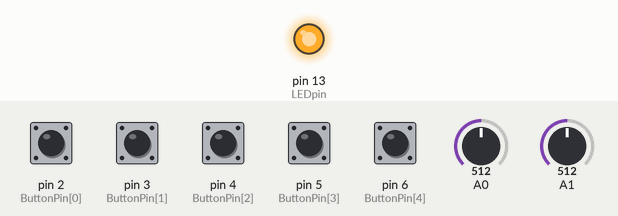
The sketch below on a simulated Arduino Uno, built with avr-gcc and run on an emulated ATmega328P. Parts: output pins drawn as LEDs (lit = HIGH). Inputs (shaded band) come from the test bench; at power-on: pin 2 (ButtonPin[0]), pin 3 (ButtonPin[1]), pin 4 (ButtonPin[2]), pin 5 (ButtonPin[3]), pin 6 (ButtonPin[4]) LOW, A0 = 512, A1 = 512. What the sketch prints to the serial monitor is not drawn.

Above: at 0.1 s.
At 3.7 s:
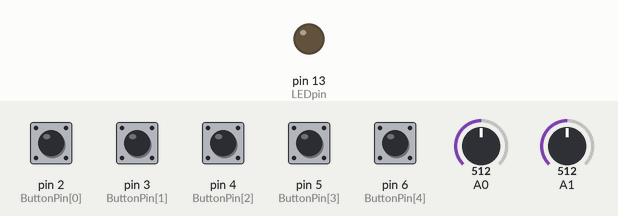
3.8 s: A0 set to 716
5.3 s: A1 set to 306
6.8 s: pin 2 (ButtonPin[0]) pulled HIGH for 0.15 s
8.4 s: pin 3 (ButtonPin[1]) pulled HIGH for 0.15 s
10.0 s: pin 4 (ButtonPin[2]) pulled HIGH for 0.15 s
11.6 s: pin 5 (ButtonPin[3]) pulled HIGH for 0.15 s
Timing chart, 0 to 14.2 s (numbered marks = the images above; inputs shaded):
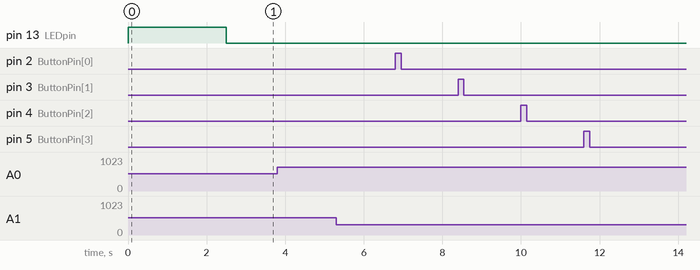

Measured:
- after the input at 3.8 s, every drawn part: stays the same
- after the input at 5.3 s, every drawn part: stays the same
- after the input at 6.8 s, every drawn part: stays the same
- after the input at 8.4 s, every drawn part: stays the same
- after the input at 10.0 s, every drawn part: stays the same
- after the input at 11.6 s, every drawn part: stays the same

The sketch:

ArduDJ.ino
```cpp
/*
 * Author: a forum user that I don't remember and matitalatina
 *
 */


//  define LED:
#define LEDpin 13

// define MIDI Parameters
#define btnON 144
#define btnOFF 128

// define Setup Time in ms(for optic sensors)
#define setupTime 2500

// Variables
/************************
 *  Define Hold Buttons *
 ************************/
// Set pins with this behaviour
int ButtonPin[5] = {
  2,3,4,5,6};

// Set numbers of inputs with this behavior
// it takes the first pins of the array setted above
int inputBtnNumber = 0;

// Do not Change
boolean ButtonValue[5] = {
  0,0,0,0,0};
boolean lastButtonValue[5]={
  0,0,0,0,0};
int noteButton[5]={
  10,11,12,13,14};


/********************************
 *  Define Toggle Type Buttons  *
 ********************************/
 // Set pins with this behaviour
int ButtonTogglePin[5] = {
  2,3,4,5,6};

// Set numbers of inputs with this behavior
// it takes the first pins of the array setted above
int inputBtnToggleNumber = 5;

// Do not change
boolean ButtonToggleValue[5] = {
  0,0,0,0,0};
boolean lastButtonToggleValue[5]={
  0,0,0,0,0};
int noteToggleButton[5]={
  20,21,22,23,24};


/********************************
 *  Define Optic Type Analog    *
 ********************************/
 // They need calibration in setup

 // Set pins with this behaviour
int AnalogOptoPin[5] = {
  1,3,4,5,6};

// Set numbers of inputs with this behavior
// it takes the first pins of the array setted above
int inputAnalogOptoNumber = 1;

// Do Not Change
int lastAnalogOptoValue[5]={
  0,0,0,0,0};
int AnalogOptoMin[5]={
  999,999,999,999,999};
int AnalogOptoMax[5]={
  0,0,0,0,0};

int midiCCOptoselect[5] = {
  7,8,9,10,11};

/**********************************
 *  Define Type Analog (No Setup) *
 **********************************/
// define variables for the controller data
int AnalogValue[6] = {
  0,0,0,0,0,0};

// select number of desired analog inputs (max 6)
int input_no = 1;

// define the "lastValue" variables
int lastAnalogValue[6] = {
  0,0,0,0,0,0};

// select the midi Controller Number for each input
int midiCCselect[6] = {
  1,2,3,4,5,6};

// select threshold for each analog input
int thresh[6] = {
  1,1,1,1,1,1};

void setup() {
  //  set the states of the I/O pins:
  pinMode(LEDpin, OUTPUT);
  //  Set MIDI baud rate:
  Serial.begin(57600);

  // calibrate Optic Sensors during the first time
  digitalWrite(LEDpin, HIGH);
  while (millis() < setupTime) {
    for (int i=0;i<inputAnalogOptoNumber;i++) {
      int sensorValue = analogRead(AnalogOptoPin[i]);

      // record the maximum sensor value
      if (sensorValue > AnalogOptoMax[i]) {
        AnalogOptoMax[i] = sensorValue;
      }

      // record the minimum sensor value
      if (sensorValue < AnalogOptoMin[i]) {
        AnalogOptoMin[i] = sensorValue;
      }
    }
  }
  digitalWrite(LEDpin, LOW);

}

// main program loop
void loop() {

  //Analog Input
  for(int i=0;i<input_no;i++){

    AnalogValue[i] = (analogRead(i))/8;    // read the value from the analog input and divide by 8 for range 0-127
    // check if value is greater than defined threshold (good for resistive touchpads etc)
    if ( AnalogValue [i]>thresh[i] ) {
      // check if analog input has changed
      if ( AnalogValue[i] != lastAnalogValue[i] ) {

        //send control change on cc#i
        midiCC(0xB0, midiCCselect[i], AnalogValue[i]);
        // update lastAnalogValue variable
        lastAnalogValue[i] = AnalogValue[i];

        //End if
      }
      //End if
    }

    //Analog Optic Input
    for(int i=0;i<inputAnalogOptoNumber;i++){

      int valueAnalogOpto = map(analogRead(AnalogOptoPin[i]), AnalogOptoMin[i], AnalogOptoMax[i], 0, 127);


      if ( valueAnalogOpto != lastAnalogOptoValue[i] ) {

        //send control change on cc#i
        midiCC(0xB0, midiCCOptoselect[i], valueAnalogOpto);
        // update lastAnalogValue variable
        lastAnalogOptoValue[i] = valueAnalogOpto;

        //End if
      }
    }


    // Button Hold Input
    for (int i=0;i<inputBtnNumber;i++) {
      int stateButton = digitalRead(ButtonPin[i]);

      if (stateButton != lastButtonValue[i]) {
        if (stateButton == 1)
          midiCC(btnON, noteButton[i], 80);
        else
          midiCC(btnOFF, noteButton[i], 80);
        // update lastAnalogValue variable
        lastButtonValue[i] = stateButton;
      }
    }

    // Button Toggle Input
    for (int i=0;i<inputBtnToggleNumber;i++) {
      int stateButton = digitalRead(ButtonTogglePin[i]);

      if (stateButton != lastButtonToggleValue[i]) {
        if (stateButton == HIGH) {
          ButtonToggleValue[i] = !ButtonToggleValue[i];
          if (ButtonToggleValue[i] == 1)
            midiCC(btnON, noteToggleButton[i], 80);
          else
            midiCC(btnOFF, noteToggleButton[i], 80);
        }
        // update lastAnalogValue variable
        lastButtonToggleValue[i] = stateButton;
      }
    }


    //End for
  }


  //End Loop
}


// This function sends a Midi data.
void midiCC(char CC_data, char c_num, char c_val){
  Serial.write(CC_data);
  Serial.write(c_num);
  Serial.write(c_val);

}
```
